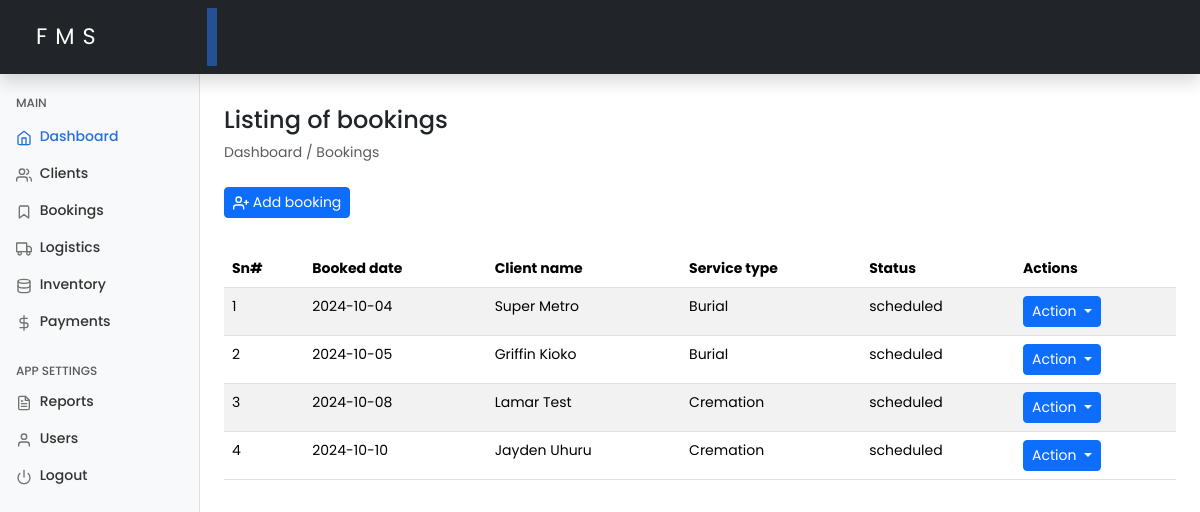
Before: /bookings.php (signed in) with the older database file.
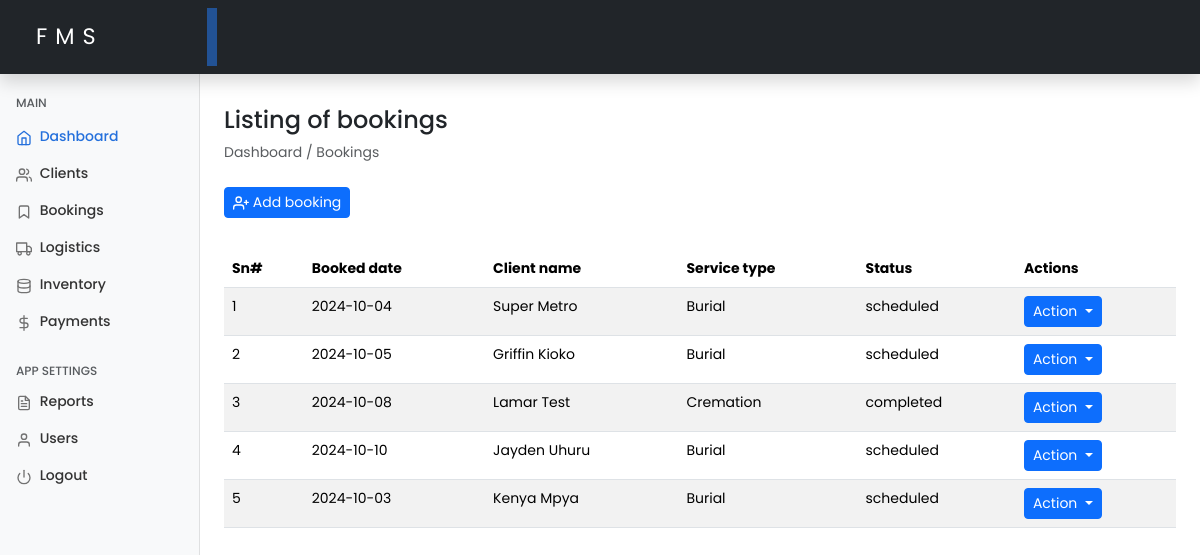
After: the same page with the newer database file.
### tables this page shows
CREATE TABLE `schedules` (
  `id` int(11) NOT NULL,
  `client_id` varchar(100) NOT NULL,
  `service_type` enum('burial','cremation','other') DEFAULT 'burial',
  `schedule_date` date NOT NULL,
  `vehicle_type` varchar(150) DEFAULT NULL,
  `request` varchar(255) DEFAULT NULL,
  `status` enum('scheduled','completed') DEFAULT 'scheduled',
  `created_at` timestamp NOT NULL DEFAULT current_timestamp(),
  `updated_at` timestamp NOT NULL DEFAULT current_timestamp() ON UPDATE current_timestamp()
);

CREATE TABLE `clients` (
  `id` int(11) NOT NULL,
  `full_name` varchar(100) NOT NULL,
  `email` varchar(100) DEFAULT NULL,
  `phone` varchar(15) DEFAULT NULL,
  `address` varchar(255) DEFAULT NULL,
  `created_at` timestamp NOT NULL DEFAULT current_timestamp(),
  `updated_at` timestamp NOT NULL DEFAULT current_timestamp() ON UPDATE current_timestamp()
);

### includes/functions.php (called while the page is built, shortened)
<?php
require_once 'config.php';
function getBookings()
{
    global $conn;
    $query = "SELECT s.id, c.full_name, s.service_type, s.schedule_date, s.status
              FROM schedules s
              JOIN clients c ON s.client_id = c.id";
    $result = $conn->query($query);
    $bookings = [];
    while ($row = $result->fetch_assoc()) {
        $bookings[] = $row;
    }
    return $bookings;
}

### bookings.php (the view, shortened to what this page needs)
<?php
include 'includes/functions.php';
$bookings = getBookings();
include './includes/header.php';
include './includes/sidebar.php';
?>
<main class="col-md-9 ms-sm-auto col-lg-10 px-md-4 mt-2">
    <h4 class="mt-4">Listing of bookings</h4>
    <ol class="breadcrumb mb-2">
        <li class="breadcrumb-item active">Dashboard / Bookings</li>
    </ol>
    <div class="d-flex justify-content-start flex-wrap flex-md-nowrap align-items-center pt-3 pb-2 mb-4 border-bottom-none">
        <button type="button" class="btn btn-sm btn-primary me-5 d-flex align-items-center" data-bs-toggle="modal" data-bs-target="#staticBackdrop">
            <span data-feather="user-plus"></span>&nbsp;Add booking
        </button>
    </div>
    <table class="table table-striped" id="bookingsTable">
        <thead>
            <tr>
                <th>Sn#</th>
                <th>Booked date</th>
                <th>Client name</th>
                <th>Service type</th>
                <th>Status</th>
                <th>Actions</th>
            </tr>
        </thead>
        <tbody>
            <?php if (empty($bookings)): ?>
                <tr>
                    <td colspan="6" class="text-center text-danger">
                        <strong>Ooop! No bookings found.</strong>
                    </td>
                </tr>
            <?php else: ?>
                <?php foreach ($bookings as $index => $booking): ?>
                    <tr>
                        <td><?php echo $index + 1; ?></td>
                        <td><?php echo htmlspecialchars($booking['schedule_date']); ?></td>
                        <td><?php echo htmlspecialchars($booking['full_name']); ?></td>
                        <td class="text-capitalize"><?php echo htmlspecialchars($booking['service_type']); ?></td>
                        <td><?php echo htmlspecialchars($booking['status']); ?></td>
                        <td>
                            <div class="dropdown">
                                <button class="btn btn-sm btn-primary dropdown-toggle" type="button" data-bs-toggle="dropdown" aria-expanded="false">
                                    Action
                                </button>
                            </div>
                        </td>
                    </tr>
                <?php endforeach; ?>
            <?php endif; ?>
        </tbody>
    </table>
</main>
<?php include './includes/footer.php'; ?>

Changed rows visible on the page:
changed schedules "Cremation": status "scheduled" → "completed"
changed schedules "Jayden Uhuru": service_type "Cremation" → "Burial"
added schedules: schedule_date "2024-10-03", client.full_name "Kenya Mpya", service_type "Burial", status "scheduled"
